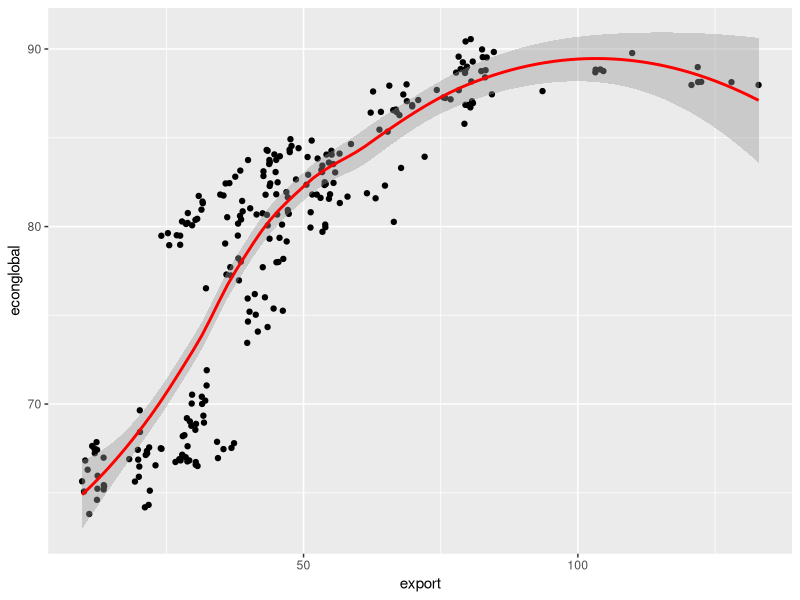
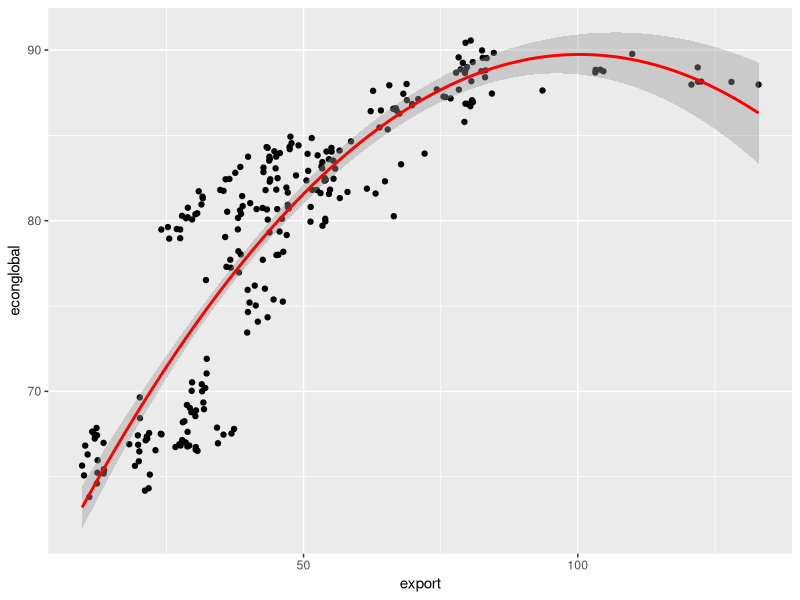

Recreate these plots in R, in order.
## ---- chunk 1
knitr::opts_chunk$set(echo = TRUE)
## ---- chunk 2
library(tidyverse)
## ---- chunk 3
df <- read_csv("voctaxdata.csv")
## ---- chunk 4
df %>%
  ggplot(aes(x = export, y = econglobal)) +
  geom_point() +
  geom_smooth(, color = "red")
## ---- chunk 5

poly_reg <- lm(econglobal ~ poly(export, 2), data = df)

# use summary() function to print results
summary(poly_reg)
## ---- chunk 6
df %>%
  ggplot(aes(x = export, y = econglobal)) +
  geom_point() +
  geom_smooth(method = "lm", formula = y ~ poly(x, 2), color = "red")
